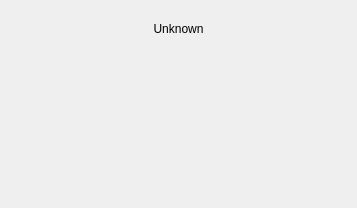
<?xml version="1.0" encoding="UTF-8"?>
<ui version="4.0">
 <class>Form</class>
 <widget class="QWidget" name="Form">
  <property name="geometry">
   <rect>
    <x>0</x>
    <y>0</y>
    <width>357</width>
    <height>208</height>
   </rect>
  </property>
  <property name="windowTitle">
   <string>Form</string>
  </property>
  <layout class="QGridLayout" name="gridLayout">
   <property name="margin">
    <number>0</number>
   </property>
   <property name="spacing">
    <number>0</number>
   </property>
   <item row="0" column="0">
    <widget class="QPushButton" name="button">
     <property name="text">
      <string/>
     </property>
     <property name="icon">
      <iconset resource="icons/icons.qrc">
       <normaloff>:/logging/Unknown.png</normaloff>:/logging/Unknown.png</iconset>
     </property>
     <property name="iconSize">
      <size>
       <width>32</width>
       <height>32</height>
      </size>
     </property>
     <property name="flat">
      <bool>true</bool>
     </property>
    </widget>
   </item>
   <item row="1" column="0">
    <widget class="QLabel" name="text">
     <property name="text">
      <string>Unknown</string>
     </property>
     <property name="alignment">
      <set>Qt::AlignHCenter|Qt::AlignTop</set>
     </property>
    </widget>
   </item>
  </layout>
 </widget>
 <resources>
  <include location="icons/icons.qrc"/>
 </resources>
 <connections/>
</ui>
